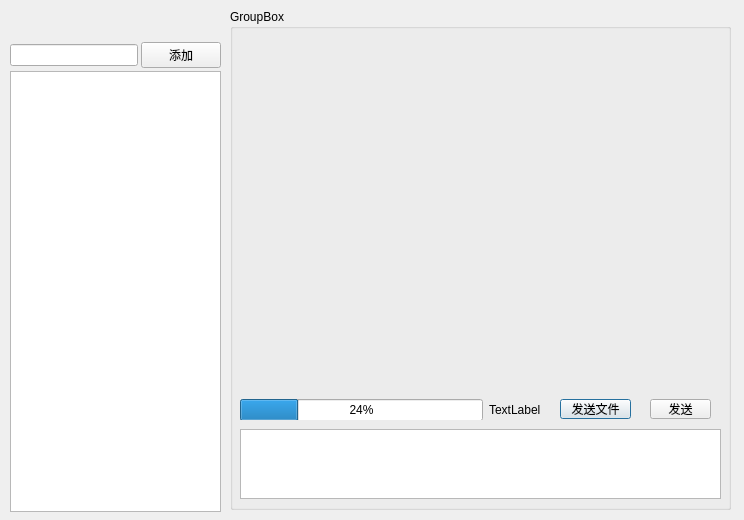
<?xml version="1.0" encoding="UTF-8"?>
<ui version="4.0">
 <class>MainDialog</class>
 <widget class="QDialog" name="MainDialog">
  <property name="geometry">
   <rect>
    <x>0</x>
    <y>0</y>
    <width>744</width>
    <height>520</height>
   </rect>
  </property>
  <property name="minimumSize">
   <size>
    <width>0</width>
    <height>0</height>
   </size>
  </property>
  <property name="maximumSize">
   <size>
    <width>744</width>
    <height>520</height>
   </size>
  </property>
  <property name="windowTitle">
   <string>Dialog</string>
  </property>
  <widget class="QLabel" name="label">
   <property name="geometry">
    <rect>
     <x>1</x>
     <y>11</y>
     <width>81</width>
     <height>16</height>
    </rect>
   </property>
   <property name="text">
    <string/>
   </property>
  </widget>
  <widget class="QGroupBox" name="groupBox">
   <property name="geometry">
    <rect>
     <x>230</x>
     <y>9</y>
     <width>501</width>
     <height>501</height>
    </rect>
   </property>
   <property name="title">
    <string>GroupBox</string>
   </property>
   <widget class="BubbleList" name="bubbl_widget" native="true">
    <property name="geometry">
     <rect>
      <x>10</x>
      <y>19</y>
      <width>481</width>
      <height>351</height>
     </rect>
    </property>
   </widget>
   <widget class="QWidget" name="widget_2" native="true">
    <property name="geometry">
     <rect>
      <x>10</x>
      <y>380</y>
      <width>491</width>
      <height>31</height>
     </rect>
    </property>
    <widget class="QPushButton" name="file_send">
     <property name="geometry">
      <rect>
       <x>320</x>
       <y>10</y>
       <width>71</width>
       <height>20</height>
      </rect>
     </property>
     <property name="text">
      <string>发送文件</string>
     </property>
    </widget>
    <widget class="QPushButton" name="send_button">
     <property name="geometry">
      <rect>
       <x>410</x>
       <y>10</y>
       <width>61</width>
       <height>20</height>
      </rect>
     </property>
     <property name="text">
      <string>发送</string>
     </property>
    </widget>
    <widget class="QWidget" name="layoutWidget">
     <property name="geometry">
      <rect>
       <x>0</x>
       <y>10</y>
       <width>301</width>
       <height>22</height>
      </rect>
     </property>
     <layout class="QHBoxLayout" name="horizontalLayout_2">
      <item>
       <widget class="QProgressBar" name="progressBar">
        <property name="value">
         <number>24</number>
        </property>
       </widget>
      </item>
      <item>
       <widget class="QLabel" name="lable_speed">
        <property name="text">
         <string>TextLabel</string>
        </property>
       </widget>
      </item>
     </layout>
    </widget>
   </widget>
   <widget class="QTextEdit" name="input_Edit">
    <property name="geometry">
     <rect>
      <x>10</x>
      <y>420</y>
      <width>481</width>
      <height>70</height>
     </rect>
    </property>
   </widget>
  </widget>
  <widget class="personList" name="friendList_widget">
   <property name="geometry">
    <rect>
     <x>10</x>
     <y>71</y>
     <width>211</width>
     <height>441</height>
    </rect>
   </property>
  </widget>
  <widget class="QWidget" name="layoutWidget">
   <property name="geometry">
    <rect>
     <x>10</x>
     <y>40</y>
     <width>211</width>
     <height>31</height>
    </rect>
   </property>
   <layout class="QHBoxLayout" name="horizontalLayout">
    <property name="spacing">
     <number>3</number>
    </property>
    <item>
     <widget class="QLineEdit" name="lineEdit_search"/>
    </item>
    <item>
     <widget class="QPushButton" name="pushButton_addFriend">
      <property name="text">
       <string>添加</string>
      </property>
     </widget>
    </item>
   </layout>
  </widget>
 </widget>
 <customwidgets>
  <customwidget>
   <class>BubbleList</class>
   <extends>QWidget</extends>
   <header>bubble.h</header>
   <container>1</container>
  </customwidget>
  <customwidget>
   <class>personList</class>
   <extends>QListWidget</extends>
   <header>personlist.h</header>
  </customwidget>
 </customwidgets>
 <resources/>
 <connections/>
</ui>
